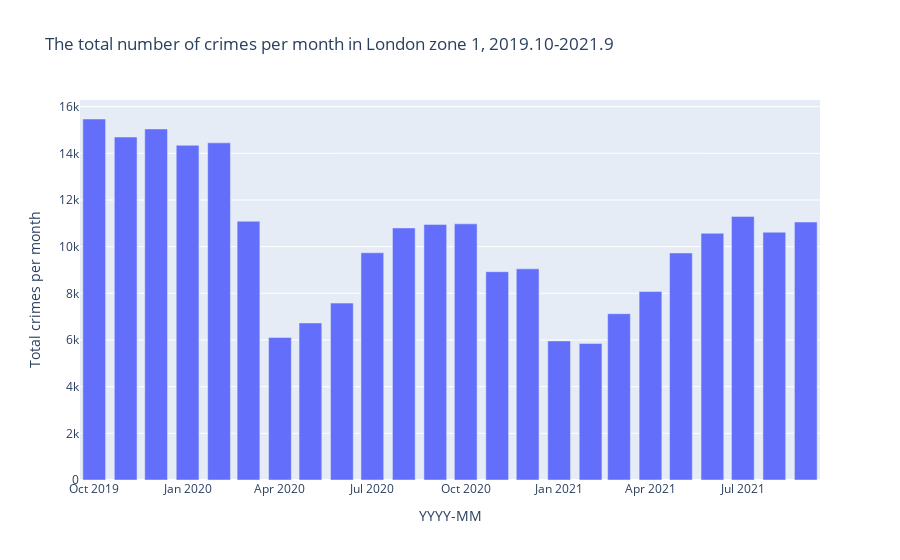

Write notebook code for a chart like this one.
### Markdown cell above
In order to analyze more clearly, we illustrate the proportion by using bar chart in decreasing order shown in the above figure. We find that the most common cause of crime was "anti-social-behaviour",nearly a quarter, followed by "other-theft", "violent-crime", "theft-from-the-person".
 
 Then we plot another bar chart to show the total number of crimes per month from October 2019 to September 2021 in London zone 1.

### Code cell
table_crime_per_month = pds.read_sql('SELECT distinct year_month, count(year_month) as total_crimes_per_month FROM crime_london GROUP BY year_month', con)

fig4 = px.bar(table_crime_per_month, x ='year_month', y='total_crimes_per_month',
        labels={
                 'year_month': 'YYYY-MM',
                 'total_crimes_per_month': 'Total crimes per month'
                },
         title='The total number of crimes per month in London zone 1, 2019.10-2021.9')
fig4.show()

### Figure 1 — Plotly figure (JSON) as saved in the notebook; plotly's stock layout.template omitted (floating-point values rounded to 4 significant figures)
{"data": [{"alignmentgroup": "True", "hovertemplate": "YYYY-MM=%{x}<br>Total crimes per month=%{y}<extra></extra>", "legendgroup": "", "marker": {"color": "#636efa", "pattern": {"shape": ""}}, "name": "", "offsetgroup": "", "orientation": "v", "showlegend": false, "textposition": "auto", "type": "bar", "x": ["2019-10", "2019-11", "2019-12", "2020-01", "2020-02", "2020-03", "2020-04", "2020-05", "2020-06", "2020-07", "2020-08", "2020-09", "2020-10", "2020-11", "2020-12", "2021-01", "2021-02", "2021-03", "2021-04", "2021-05", "2021-06", "2021-07", "2021-08", "2021-09"], "xaxis": "x", "y": [15470, 14698, 15045, 14344, 14449, 11090, 6111, 6730, 7580, 9738, 10803, 10954, 10976, 8927, 9049, 5960, 5848, 7126, 8075, 9729, 10572, 11297, 10618, 11056], "yaxis": "y"}], "layout": {"barmode": "relative", "legend": {"tracegroupgap": 0}, "title": {"text": "The total number of crimes per month in London zone 1, 2019.10-2021.9"}, "xaxis": {"anchor": "y", "domain": [0, 1], "title": {"text": "YYYY-MM"}}, "yaxis": {"anchor": "x", "domain": [0, 1], "title": {"text": "Total crimes per month"}}}}
